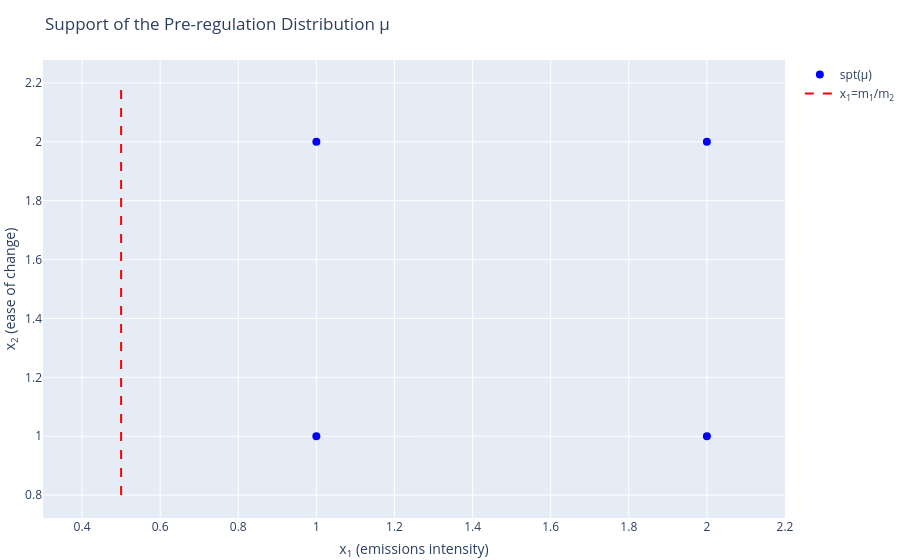

The cell this chart's notebook holds for it:
### Code cell
plot_atomic_measure_2d(mu_norm_attain, mean = mean)

### Figure 1 — Plotly figure (JSON) as saved in the notebook; plotly's stock layout.template omitted (floating-point values rounded to 4 significant figures)
{"data": [{"marker": {"color": "blue", "size": 8}, "mode": "markers", "name": "spt(&#956;)", "type": "scatter", "x": [1, 2, 1, 2], "y": [1, 1, 2, 2]}, {"line": {"color": "red", "dash": "dash", "width": 2}, "mode": "lines", "name": "x<sub>1</sub>=m<sub>1</sub>/m<sub>2</sub>", "type": "scatter", "x": [0.5, 0.5], "y": [0.8, 2.2]}], "layout": {"margin": {"b": 0, "l": 0, "r": 0, "t": 60}, "showlegend": true, "title": {"text": "Support of the Pre-regulation Distribution &#956;"}, "xaxis": {"range": [0.3, 2.2], "title": {"text": "x<sub>1</sub> (emissions intensity)"}}, "yaxis": {"title": {"text": "x<sub>2</sub> (ease of change)"}}}}
